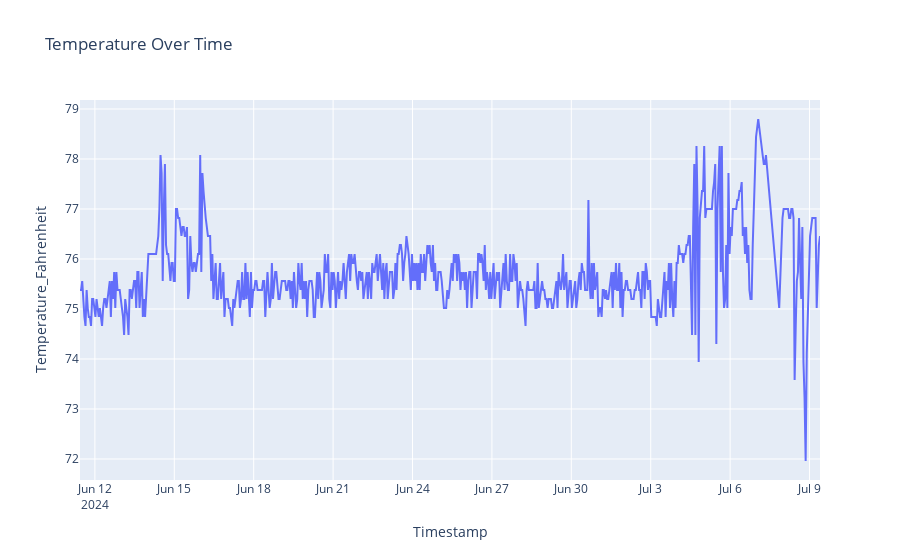

Notebook code cell kept with this figure:
### Code cell
temperature_fig = px.line(concatenated_df, x='Timestamp', y='Temperature_Fahrenheit', title='Temperature Over Time')
temperature_fig.show()

### Figure 1 — Plotly figure (JSON) as saved in the notebook; plotly's stock layout.template omitted (floating-point values rounded to 4 significant figures; data arrays with more than 128 entries replaced by an {"elided": "..."} marker saying what was removed)
{"data": [{"hovertemplate": "Timestamp=%{x}<br>Temperature_Fahrenheit=%{y}<extra></extra>", "legendgroup": "", "line": {"color": "#636efa", "dash": "solid"}, "marker": {"symbol": "circle"}, "mode": "lines", "name": "", "orientation": "v", "showlegend": false, "type": "scatter", "x": {"elided": "661 str values"}, "xaxis": "x", "y": {"elided": "661 float values"}, "yaxis": "y"}], "layout": {"legend": {"tracegroupgap": 0}, "title": {"text": "Temperature Over Time"}, "xaxis": {"anchor": "y", "domain": [0, 1], "title": {"text": "Timestamp"}}, "yaxis": {"anchor": "x", "domain": [0, 1], "title": {"text": "Temperature_Fahrenheit"}}}}
